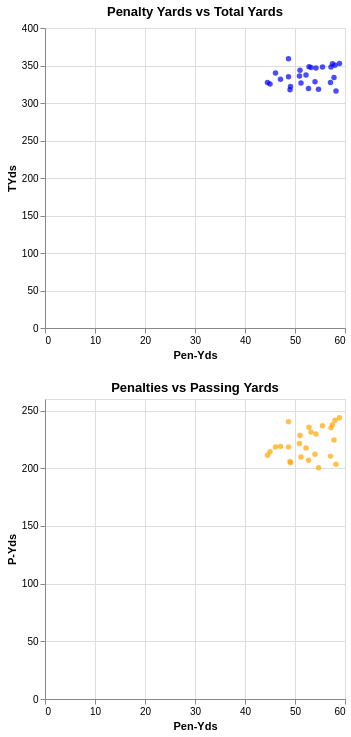

Notebook code cell kept with this figure:
### Code cell
#****Compare Penalities to Total Yards and Passing Yards****
scat1 = alt.Chart(data).mark_circle().encode(
    x='Pen-Yds:Q',
    y='TYds:Q',
    color=alt.value('blue'),
).properties(title='Penalty Yards vs Total Yards')

scat2 = alt.Chart(data).mark_circle().encode(
    x='Pen-Yds:Q',
    y='P-Yds:Q',
    color=alt.value('orange'),
).properties(title='Penalties vs Passing Yards')

scat1 & scat2
